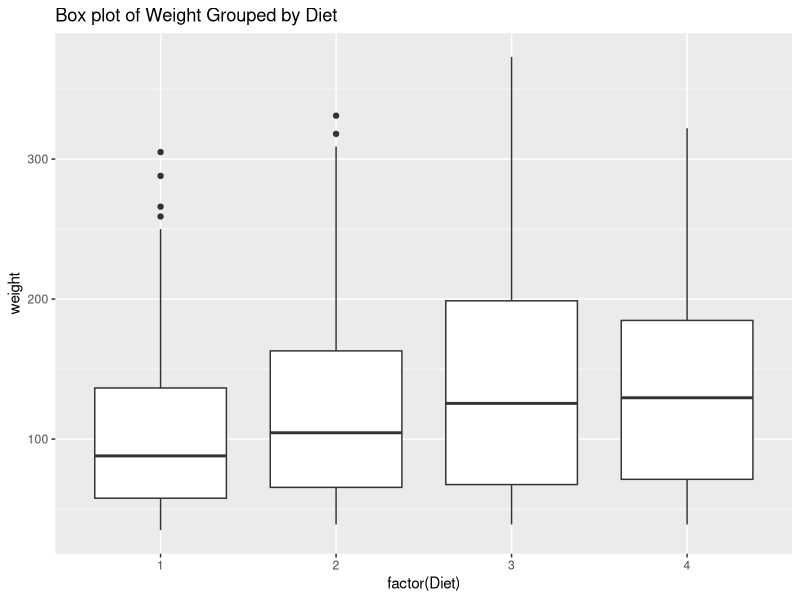
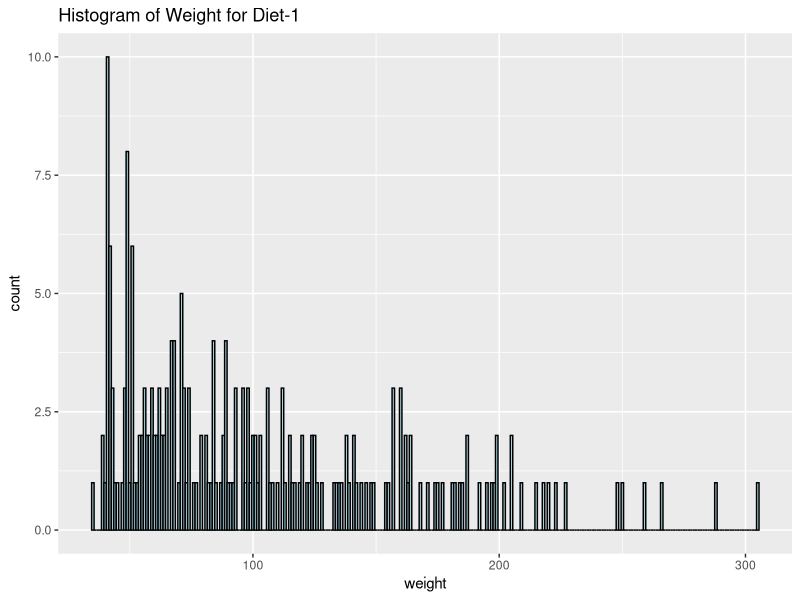
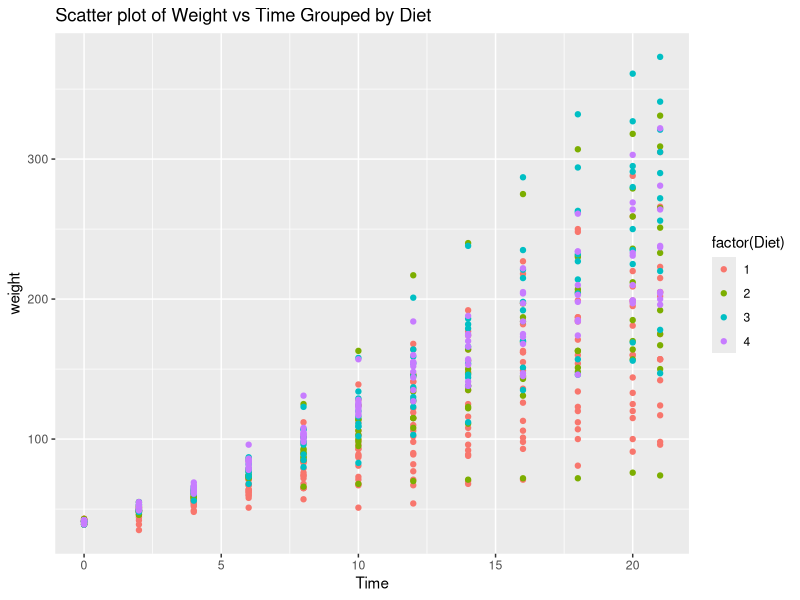

The R script that drew these images, in order: (Note: this script raises an error after producing the figures.)
#5-1
# a.Create Box plot for weight grouped by Diet
library(ggplot2)
ggplot(ChickWeight, aes(x = factor(Diet), y = weight)) +
  geom_boxplot() +
  labs(title = "Box plot of Weight Grouped by Diet")

# b. data for Diet-1 category
diet_1_data <- subset(ChickWeight, Diet == 1)

# Create Histogram for weight for Diet-1
ggplot(diet_1_data, aes(x = weight)) +
  geom_histogram(binwidth = 1, fill = "lightblue", color = "black") +
  labs(title = "Histogram of Weight for Diet-1")

# c.Create Scatter plot for weight vs Time grouped by Diet
ggplot(ChickWeight, aes(x = Time, y = weight, color = factor(Diet))) +
  geom_point() +
  labs(title = "Scatter plot of Weight vs Time Grouped by Diet")

#5-2
# a.Fit the multiple regression model
model <- lm(weight ~ Time + Diet, data = ChickWeight)

# Summarize the model
summary(model)

# b.Predict weight for Time = 10 and Diet = 1
new_data <- data.frame(Time = 10, Diet = 1)
predicted_weight <- predict(model, newdata = new_data)
print(predicted_weight)

# c.Calculate the model's residuals
residuals <- resid(model)
print(residuals)

#5-3
# Load the Titanic dataset
data(Titanic)

# Convert the dataset to a data frame for easier manipulation
titanic_df <- as.data.frame(Titanic)

# Load necessary library
library(ggplot2)

# a. Bar chart to show details of "Survived" based on passenger Class
ggplot(titanic_df, aes(x = Class, fill = factor(Survived))) +
  geom_bar(position = "dodge", color = "black") +
  labs(title = "Survival Status based on Passenger Class",
       x = "Passenger Class",
       y = "Count",
       fill = "Survived")

# b. Modify the above plot based on gender of people who survived
ggplot(titanic_df, aes(x = Class, fill = factor(Survived), color = Sex)) +
  geom_bar(position = "dodge", color = "black") +
  labs(title = "Survival Status based on Passenger Class and Gender",
       x = "Passenger Class",
       y = "Count",
       fill = "Survived",
       color = "Gender")

unique_ages <- unique(titanic_df$Age)
print(unique_ages)
summary(df$Age)
titanic_df$Age<-as.numeric(as.character(titanic_df$Age))
titanic_df<-titanic_df[!is.na(titanic_df$Age),]
# c. Histogram plot to show distribution of feature "Age"
ggplot(titanic_df, aes(x = Age)) +
  geom_histogram(binwidth = 5, color = "black", fill = "lightblue") +
  labs(title = "Distribution of Age on Titanic",
       x = "Age",
       y = "Frequency")
